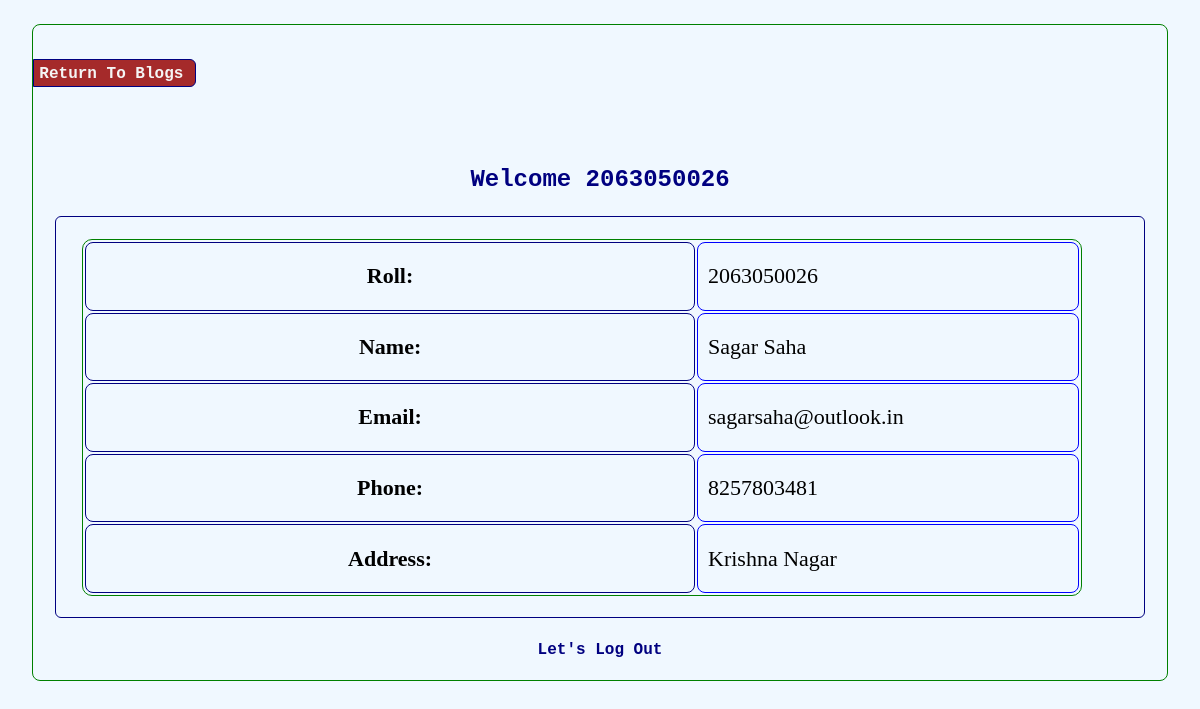
The page / (signed in) on the database its author committed.
### tables this page shows
CREATE TABLE `users` (
  `userid` int(60) NOT NULL,
  `roll` varchar(60) NOT NULL,
  `pass` varchar(60) NOT NULL,
  `name` varchar(60) NOT NULL,
  `phone` varchar(60) NOT NULL,
  `email` varchar(60) NOT NULL,
  `addr` varchar(60) NOT NULL,
  `ct` datetime NOT NULL DEFAULT current_timestamp()
);

### index.php (the view, shortened to what this page needs)
<?php
$df = $_SESSION['username'];
if (isset($_SERVER['REQUEST_METHOD'])) {
    require "connector.php";
    $sql_query = "SELECT * FROM users WHERE roll='$df';";
    $last_query = mysqli_query($connection, $sql_query);
}
?>
<!DOCTYPE html>
<html lang="en">
<head>
</head>
<body>
    <div id="box_a">
        <a href="blog.php">
            <h4 id="ind_blog">Return To Blogs</h4>
        </a>
        <h2 id="ind_head">Welcome <?php echo $_SESSION["username"] ?></h2>
        <div id="box_b">
            <marquee behavior="scroll" direction="up" id="scroll_up">
            </marquee>
            <table>
                <?php
                if (mysqli_num_rows($last_query) == 1) {
                    while ($loop = mysqli_fetch_array($last_query)) {
                ?>
                        <tr>
                            <th>Roll:</th>
                            <td><?php echo $loop["roll"]; ?></td>
                        </tr>
                        <tr>
                            <th>Name:</th>
                            <td><?php echo $loop["name"]; ?></td>
                        </tr>
                        <tr>
                            <th>Email:</th>
                            <td><?php echo $loop["email"]; ?></td>
                        </tr>
                        <tr>
                            <th>Phone:</th>
                            <td><?php echo $loop["phone"]; ?></td>
                        </tr>
                        <tr>
                            <th>Address:</th>
                            <td><?php echo $loop["addr"]; ?></td>
                        </tr>
                <?php
                    }
                } else {
                    echo "No result found";
                }
                ?>
            </table>
        </div>
        <a href="out.php">
            <h4 id="ind_tail">Let's Log Out</h4>
        </a>
    </div>
</body>
</html>

### index.php (style rules this page uses)
body { background-color: aliceblue; }
#box_a { border: green 1px solid; margin: 2% 2% 0% 2%; border-radius: 8px; }
#ind_head { font-family: 'Courier New', Courier, monospace; margin: 10% 0% -10% 0%; color: navy; text-align: center; }
#box_b { border: 1px solid navy; margin: 12% 2% 2% 2%; display: flex; border-radius: 6px; height: 400px; }
#ind_tail { font-family: 'Courier New', Courier, monospace; cursor: pointer; color: navy; text-align: center; }
table { border: green 1px solid; margin: 2%; border-radius: 10px; width: 1000px; }
th { border: navy 1px solid; border-radius: 8px; padding: 1%; font-size: 22px; }
td { border: blue 1px solid; border-radius: 8px; padding: 1%; width: 380px; font-size: 22px; }
a { text-decoration: none; }
#ind_blog { background-color: brown; padding: 0.5%; border: 0.5px solid navy; border-top-right-radius: 6px; border-bottom-right-radius: 6px; height: 15px; color: whitesmoke; font-family: 'Courier New', Courier, monospace; width: 150px; margin: 3% 0% -3% 0%; }

### rows shown on the page
users: roll "2063050026", name "Sagar Saha", email "sagarsaha@outlook.in", phone "8257803481", addr "Krishna Nagar"

### other values the page prints
$_SESSION["username"] "2063050026"
